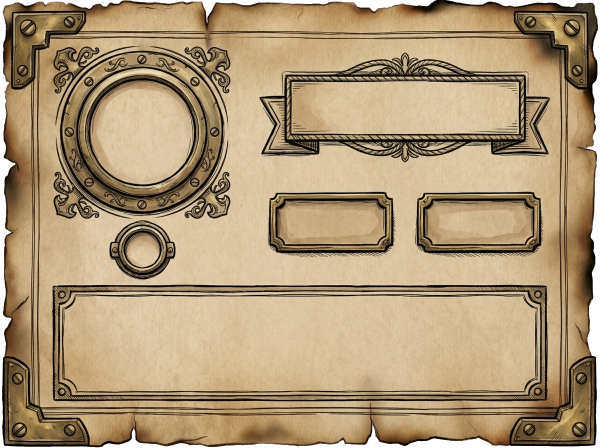
#> input picture frontend/src/assets/ui/frames/card_crew_dossier.png, 1200 x 896 px, given in place of lobby_ui_plates_1787924437061.jpg, which was not available (shown at 1/2 size)
$ python fix_crew_plate_perfect.py
#> lines starting #> are read from the running program, lines starting #| are printed output that depends on the picture; pictures that were not available may be replaced by others from this repository, and a replacement may not be noted
import os
from PIL import Image, ImageDraw, ImageFilter
from collections import deque

def remove_outer_white_tracked(img, threshold=235):
    img = img.convert("RGBA")
    w, h = img.size
    pixels = img.load()

    visited = [[False for _ in range(h)] for _ in range(w)]
    q = deque()

    for x in range(w):
        q.append((x, 0))
        q.append((x, h - 1))
        visited[x][0] = True
        visited[x][h - 1] = True

    for y in range(h):
        q.append((0, y))
        q.append((w - 1, y))
        visited[0][y] = True
        visited[w - 1][y] = True

    bg_mask = [[False for _ in range(h)] for _ in range(w)]

    while q:
        cx, cy = q.popleft()
        r, g, b, a = pixels[cx, cy]
        if r > threshold and g > threshold and b > threshold:
            bg_mask[cx][cy] = True
            for dx, dy in [(-1,0), (1,0), (0,-1), (0,1)]:
                nx, ny = cx + dx, cy + dy
                if 0 <= nx < w and 0 <= ny < h and not visited[nx][ny]:
                    visited[nx][ny] = True
                    q.append((nx, ny))

    for x in range(w):
        for y in range(h):
            if bg_mask[x][y]:
                pixels[x, y] = (0, 0, 0, 0)
            else:
                is_edge = False
                for dx, dy in [(-1,0), (1,0), (0,-1), (0,1)]:
                    nx, ny = x + dx, y + dy
                    if 0 <= nx < w and 0 <= ny < h and bg_mask[nx][ny]:
                        is_edge = True
                        break
                if is_edge:
                    r, g, b, a = pixels[x, y]
                    if r > threshold - 20 and g > threshold - 20 and b > threshold - 20:
                        avg = (r + g + b) / 3.0
                        alpha = int(max(0, (255 - avg) / (255 - threshold + 20)) * 255)
                        pixels[x, y] = (r, g, b, alpha)

    bbox = img.getbbox()
    return img, bbox

def fix_crew_plate_perfect():
    brain_dir = r"C:\Users\ASUS\.gemini\antigravity-ide\brain\148d448d-6d95-4d9c-baa4-0b10b7ebb19a"
    base_dir = os.path.dirname(os.path.dirname(os.path.abspath(__file__)))
    frames_dir = os.path.join(base_dir, "frontend", "src", "assets", "ui", "frames")

    plates_raw = os.path.join(brain_dir, "lobby_ui_plates_1787924437061.jpg")
    p_img = Image.open(plates_raw)
#> p_img is the input picture: PIL image 1200x896 RGBA; mean R, G, B, A 167, 143.8, 110.2, 246.4

    # 1. Clean crop of crew plate (Y: 275 to 485)
    crew_crop = p_img.crop((0, 275, p_img.width, 485))
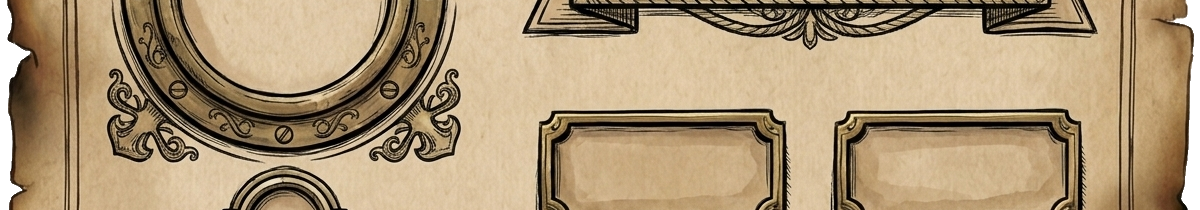
#> crew_crop: PIL image 1200x210 RGBA; mean R, G, B, A 167, 144.6, 112.6, 250; transparent parts drawn white

    # Track outer white removal and bbox
    cleaned_img, bbox = remove_outer_white_tracked(crew_crop, threshold=238)
#> the loop in remove_outer_white_tracked, `while q:` made 2820 passes
#> (r, g, b, a) on passes 1 to 3: (0, 0, 0, 0), (0, 0, 0, 0), (0, 0, 0, 0)
#> after the loop in remove_outer_white_tracked, `while q:`: bg_mask = 1200 items
#> in remove_outer_white_tracked, `bbox = img.getbbox()`: bbox = (7, 0, 1194, 210)
#> bbox = (7, 0, 1194, 210)
    cropped_clean = cleaned_img.crop(bbox)
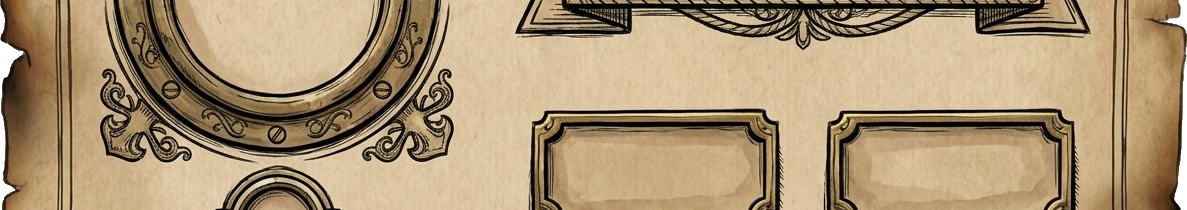
#> cropped_clean: PIL image 1187x210 RGBA; mean R, G, B, A 168.8, 146.2, 113.8, 252.7; transparent parts drawn white
    cw, ch = cropped_clean.size
#> cw = 1187; ch = 210
    print(f"Cropped Clean Plate: {cw} x {ch}, bbox in raw crop: {bbox}")
#| Cropped Clean Plate: 1187 x 210, bbox in raw crop: (7, 0, 1194, 210)

    # ── Let's find the exact center of the left porthole in cropped_clean ──
    # The left bronze ring is in X: 0 to ~210.
    # The inner circle is the white/light region inside the ring.
    # Left ring outer X is 0 to ~200, center is at X ~ 100.5, Y ~ ch/2 = 101.0
    left_cx = 100.5
    left_cy = ch / 2.0
#> left_cy = 105
    left_inner_r = 52.0  # inner radius of the bronze porthole ring

    # Right jewel socket center in cropped_clean:
    # In raw crop, gem centroid was (1261.0, 111.0).
    right_cx = 1261.0 - bbox[0]
#> right_cx = 1254
    right_cy = 111.0 - bbox[1]
#> right_cy = 111
    right_inner_r = 36.5

    print(f"Left Porthole Hole Center: ({left_cx}, {left_cy}), Radius: {left_inner_r}")
#| Left Porthole Hole Center: (100.5, 105.0), Radius: 52.0
    print(f"Right Gem Hole Center: ({right_cx}, {right_cy}), Radius: {right_inner_r}")
#| Right Gem Hole Center: (1254.0, 111.0), Radius: 36.5

    cp_pixels = cropped_clean.load()

    for x in range(cw):
        for y in range(ch):
            # 1. Punch left porthole hole
            if x < cw * 0.25:
                dist_left = ((x - left_cx)**2 + (y - left_cy)**2)**0.5
                if dist_left < left_inner_r:
                    cp_pixels[x, y] = (0, 0, 0, 0)
                elif dist_left < left_inner_r + 2:
                    fade = (dist_left - left_inner_r) / 2.0
                    r, g, b, a = cp_pixels[x, y]
                    cp_pixels[x, y] = (r, g, b, int(a * fade))

            # 2. Punch right gem hole
            if x > cw * 0.75:
                dist_right = ((x - right_cx)**2 + (y - right_cy)**2)**0.5
                if dist_right < right_inner_r:
                    cp_pixels[x, y] = (0, 0, 0, 0)
                elif dist_right < right_inner_r + 2:
                    fade = (dist_right - right_inner_r) / 2.0
                    r, g, b, a = cp_pixels[x, y]
                    cp_pixels[x, y] = (r, g, b, int(a * fade))

    plate_path = os.path.join(frames_dir, "crew_plate_wood.png")
    cropped_clean.save(plate_path, "PNG")
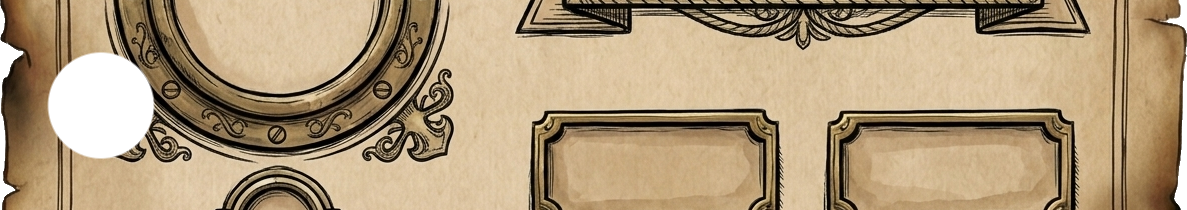
#> saved as crew_plate_wood.png: PIL image 1187x210 RGBA; mean R, G, B, A 163.8, 142, 110.7, 243.7; transparent parts drawn white
    print(f"Perfect Crew Plate saved: {plate_path} ({cropped_clean.size})")
#| Perfect Crew Plate saved: frontend/src/assets/ui/frames/crew_plate_wood.png ((1187, 210))

if __name__ == "__main__":
    fix_crew_plate_perfect()

$ run again, on frontend/src/assets/ui/frames/card_tarot_front.png
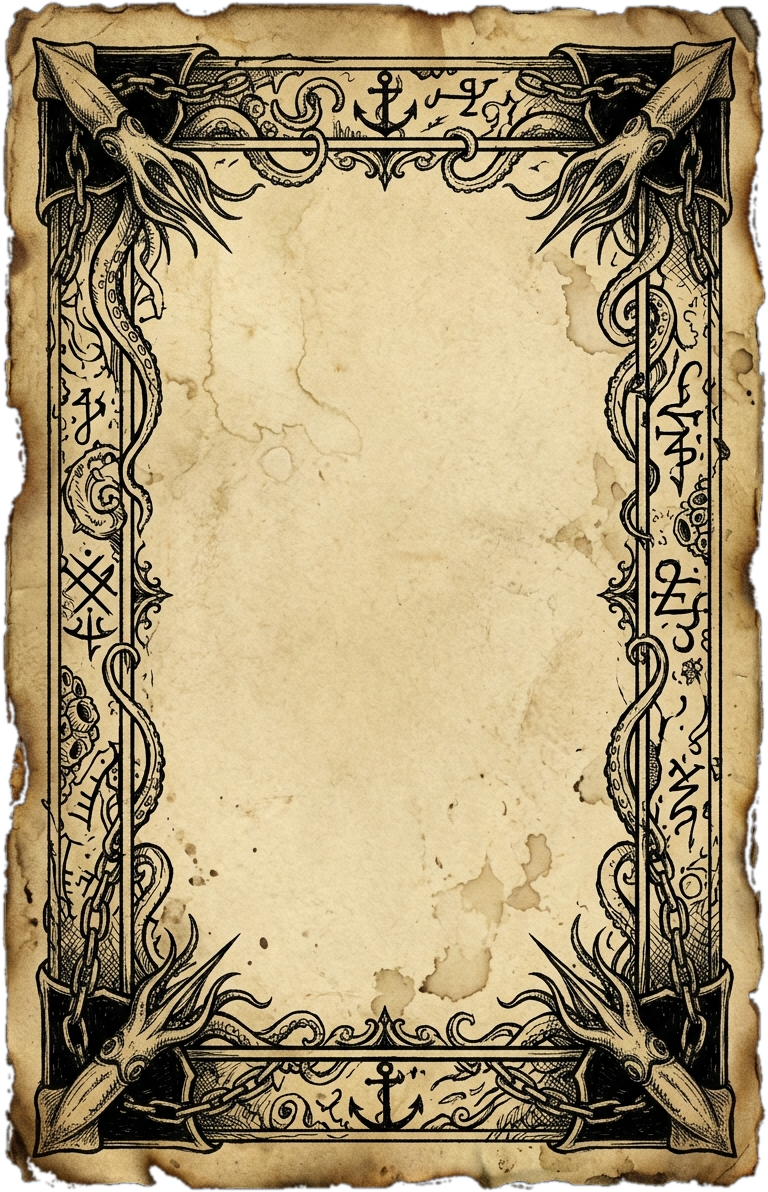
#> input picture frontend/src/assets/ui/frames/card_tarot_front.png, 768 x 1192 px, given in place of lobby_ui_plates_1787924437061.jpg, which was not available
#> in fix_crew_plate_perfect, p_img is the input picture: PIL image 768x1192 RGBA; mean R, G, B, A 162.7, 144.9, 108.9, 245.3
#> in fix_crew_plate_perfect, `crew_crop = p_img.crop((0, 275, p_img.width, 485))`:
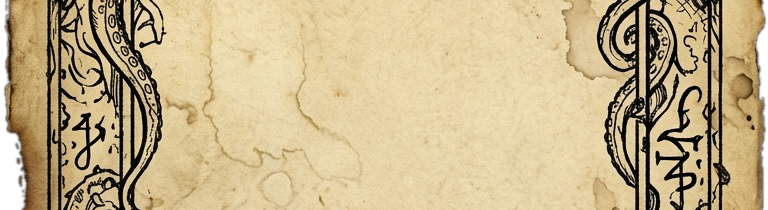
#> crew_crop: PIL image 768x210 RGBA; mean R, G, B, A 192.5, 173.7, 133.4, 248.7; transparent parts drawn white
#> the loop in remove_outer_white_tracked, `while q:` made 1956 passes
#> (r, g, b, a) on passes 1 to 3: (0, 0, 0, 0), (0, 0, 0, 0), (1, 1, 1, 0)
#> after the loop in remove_outer_white_tracked, `while q:`: bg_mask = 768 items
#> in remove_outer_white_tracked, `bbox = img.getbbox()`: bbox = (2, 0, 768, 210)
#| Cropped Clean Plate: 766 x 210, bbox in raw crop: (2, 0, 768, 210)
#> right_cx = 1259
#> right_cy = 111
#| Left Porthole Hole Center: (100.5, 105.0), Radius: 52.0
#| Right Gem Hole Center: (1259.0, 111.0), Radius: 36.5
#> in fix_crew_plate_perfect, `cropped_clean.save(plate_path, "PNG")`:
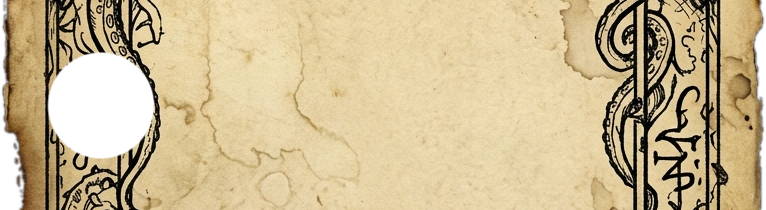
#> saved as crew_plate_wood.png: PIL image 766x210 RGBA; mean R, G, B, A 185, 167.1, 128.4, 235.4; transparent parts drawn white
#| Perfect Crew Plate saved: frontend/src/assets/ui/frames/crew_plate_wood.png ((766, 210))
